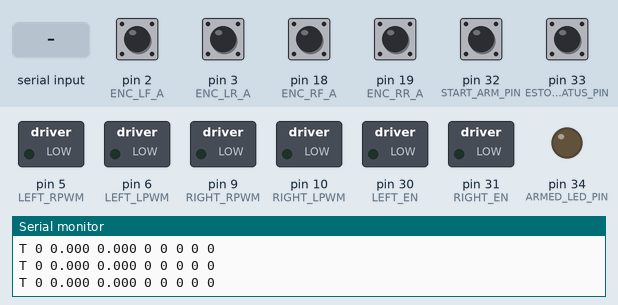
This sketch was run on a simulated Arduino Mega 2560, built with avr-gcc and run on an emulated ATmega2560. On the bench: switched loads named in the sketch (green lamp = pin HIGH), output pins drawn as LEDs (lit = HIGH), the last lines printed to the serial monitor. The inputs (shaded band) are chosen by the test bench; at power-on: pin 2 (ENC_LF_A), pin 3 (ENC_LR_A), pin 18 (ENC_RF_A), pin 19 (ENC_RR_A), pin 32 (START_ARM_PIN), pin 33 (ESTOP_STATUS_PIN) HIGH.

Above: at 1.2 s.
1.3 s: pin 32 (START_ARM_PIN) pulled LOW for 0.15 s
At 1.6 s:
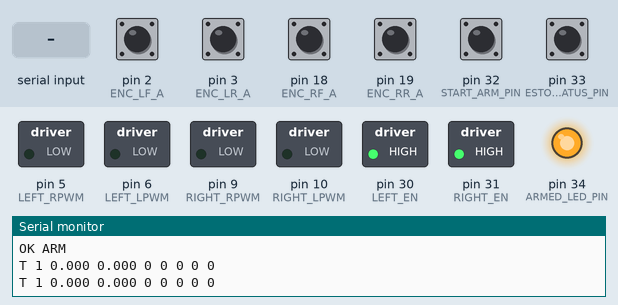
2.9 s: pin 33 (ESTOP_STATUS_PIN) pulled LOW for 0.15 s
At 3.8 s:
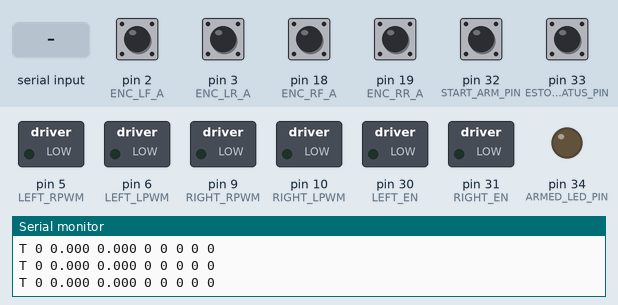
6.0 s: "ARM\n" received over Serial
At 7.2 s:
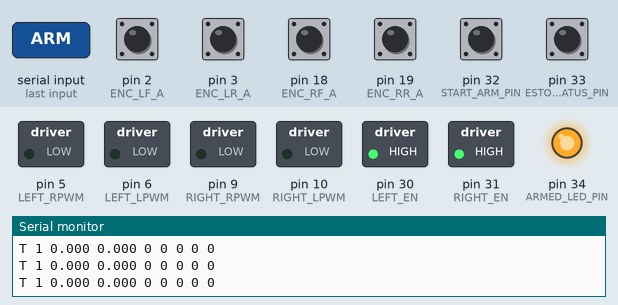
7.5 s: pin 33 (ESTOP_STATUS_PIN) pulled LOW for 1 s
At 8.5 s:
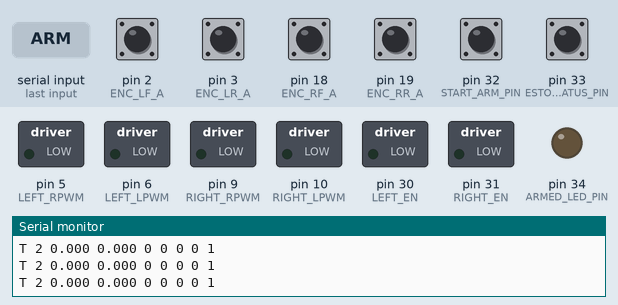
Timing chart, 0 to 10.5 s (numbered marks = the images above; inputs shaded):
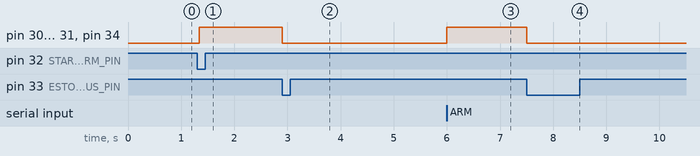

Measured:
- after the input at 1.3 s, pin 30 (LEFT_EN), pin 31 (RIGHT_EN), pin 34 (ARMED_LED_PIN): LOW → HIGH at once
- after the input at 2.9 s, pin 30 (LEFT_EN), pin 31 (RIGHT_EN), pin 34 (ARMED_LED_PIN): HIGH → LOW at once
- after the input at 6.0 s, pin 30 (LEFT_EN), pin 31 (RIGHT_EN), pin 34 (ARMED_LED_PIN): LOW → HIGH at once
- after the input at 7.5 s, pin 30 (LEFT_EN), pin 31 (RIGHT_EN), pin 34 (ARMED_LED_PIN): HIGH → LOW at once

The sketch:

motion_mega.ino
```cpp
/*
 * motion_mega.ino - Tennis robot DRIVE motion MCU (Arduino Mega 2560)
 * ---------------------------------------------------------------------------
 * 4WD skid-steer. Two BTS7960 drivers (one per side), four encoders.
 * The Mega is the real-time / safety layer; the host (PC now, Pi later) sends
 * high-level per-side duty over USB serial. Same protocol works on PC and Pi
 * (USB CDC is host-agnostic).
 *
 * SAFETY MODEL
 *   - Boots DISARMED: drivers disabled (EN low), duty 0.
 *   - ARM only if E-stop status not tripped.
 *   - Command timeout: if no command/heartbeat within CMD_TIMEOUT_MS, duty -> 0
 *     (stays armed, but motors stop). Host must stream heartbeats.
 *   - PWM ramp (slew-rate limit) toward target -> avoids current spikes that
 *     would trip the battery BMS during skid-steer turns.
 *   - E-stop status (active-low, optional aux contact) forces DISARM.
 *   - The local START/ARM button can arm the drivers, but never starts motion;
 *     a fresh host M command is still required.
 *
 * SERIAL PROTOCOL  (115200 baud, '\n'-terminated ASCII lines)
 *   Host -> Mega:
 *     ARM                 arm the drivers (if E-stop ok)
 *     DISARM              disarm + stop
 *     M <left> <right>    per-side duty, floats in [-1.0, 1.0]  (also a heartbeat)
 *     STOP                target duty 0 (stays armed)           (also a heartbeat)
 *     PING                heartbeat only; Mega replies "PONG"
 *   Mega -> Host (telemetry, every TELEM_MS):
 *     T <state> <Lduty> <Rduty> <encLF> <encLR> <encRF> <encRR> <estop>
 *       state: 0=DISARMED 1=ARMED 2=ESTOP
 *       estop: 1=tripped 0=ok
 *   Mega -> Host (acks): "OK ARM", "OK DISARM", "ERR <reason>", "PONG"
 *
 * PIN MAP — see docs/hardware/unified-keyed-perfboard-wiring-el.md.
 */

#include <Arduino.h>

// ---- BTS7960 control pins -------------------------------------------------
const uint8_t LEFT_RPWM  = 5;   // D5  PWM  (left forward)
const uint8_t LEFT_LPWM  = 6;   // D6  PWM  (left reverse)
const uint8_t LEFT_EN    = 30;  // D30      (left R_EN + L_EN tied)
const uint8_t RIGHT_RPWM = 9;   // D9  PWM  (right forward)
const uint8_t RIGHT_LPWM = 10;  // D10 PWM  (right reverse)
const uint8_t RIGHT_EN   = 31;  // D31      (right R_EN + L_EN tied)

// ---- Encoder pins (A on external-interrupt pins) --------------------------
const uint8_t ENC_LF_A = 2,  ENC_LF_B = 22;
const uint8_t ENC_LR_A = 3,  ENC_LR_B = 23;
const uint8_t ENC_RF_A = 18, ENC_RF_B = 24;
const uint8_t ENC_RR_A = 19, ENC_RR_B = 25;

// ---- Safety / user inputs (active-low, INPUT_PULLUP) ----------------------
const uint8_t START_ARM_PIN    = 32;  // optional arm button
const uint8_t ESTOP_STATUS_PIN = 33;  // optional E-stop aux contact
const uint8_t ARMED_LED_PIN    = 34;  // optional LED, through a series resistor

// ---- Tuning ---------------------------------------------------------------
const unsigned long BAUD          = 115200;
const unsigned long CMD_TIMEOUT_MS = 300;   // no heartbeat -> stop
const unsigned long CONTROL_MS     = 10;    // control loop period
const unsigned long TELEM_MS       = 100;   // telemetry period
const unsigned long BUTTON_DEBOUNCE_MS = 40;
const float  RAMP_PER_TICK = 0.02f;         // duty step per CONTROL_MS (~0.5s 0->full)
const float  DEADBAND      = 0.02f;         // below this, treat as zero

// ---- State ----------------------------------------------------------------
enum State { DISARMED = 0, ARMED = 1, ESTOPPED = 2 };
State state = DISARMED;

float targetLeft = 0.0f, targetRight = 0.0f;   // requested [-1,1]
float curLeft = 0.0f, curRight = 0.0f;         // ramped actual [-1,1]
unsigned long lastCmdMs = 0, lastControlMs = 0, lastTelemMs = 0;
bool startButtonRaw = HIGH, startButtonStable = HIGH;
unsigned long startButtonChangedMs = 0;

volatile long encLF = 0, encLR = 0, encRF = 0, encRR = 0;

char rxBuf[48];
uint8_t rxLen = 0;

// ---- Encoder ISRs (count on A edge, direction from B) ---------------------
void isrLF() { encLF += (digitalRead(ENC_LF_B) ? 1 : -1); }
void isrLR() { encLR += (digitalRead(ENC_LR_B) ? 1 : -1); }
void isrRF() { encRF += (digitalRead(ENC_RF_B) ? 1 : -1); }
void isrRR() { encRR += (digitalRead(ENC_RR_B) ? 1 : -1); }

// ---- Helpers --------------------------------------------------------------
bool estopTripped() { return digitalRead(ESTOP_STATUS_PIN) == LOW; }

void setDriverEnable(bool en) {
  digitalWrite(LEFT_EN,  en ? HIGH : LOW);
  digitalWrite(RIGHT_EN, en ? HIGH : LOW);
}

void updateArmedLed() {
  digitalWrite(ARMED_LED_PIN, state == ARMED ? HIGH : LOW);
}

void applySide(uint8_t rpwm, uint8_t lpwm, float duty) {
  if (duty > DEADBAND) {
    analogWrite(rpwm, (uint8_t)(duty * 255.0f));
    analogWrite(lpwm, 0);
  } else if (duty < -DEADBAND) {
    analogWrite(rpwm, 0);
    analogWrite(lpwm, (uint8_t)(-duty * 255.0f));
  } else {
    analogWrite(rpwm, 0);
    analogWrite(lpwm, 0);
  }
}

void stopOutputs() {
  curLeft = curRight = 0.0f;
  targetLeft = targetRight = 0.0f;
  applySide(LEFT_RPWM, LEFT_LPWM, 0.0f);
  applySide(RIGHT_RPWM, RIGHT_LPWM, 0.0f);
}

void doDisarm(const char* reason) {
  stopOutputs();
  setDriverEnable(false);
  state = (estopTripped() ? ESTOPPED : DISARMED);
  updateArmedLed();
  Serial.print(F("OK DISARM "));
  Serial.println(reason);
}

void doArm() {
  if (estopTripped()) { state = ESTOPPED; Serial.println(F("ERR estop")); return; }
  stopOutputs();
  setDriverEnable(true);
  state = ARMED;
  updateArmedLed();
  lastCmdMs = millis();   // grace period for first heartbeat
  Serial.println(F("OK ARM"));
}

void pollStartButton(unsigned long now) {
  bool raw = digitalRead(START_ARM_PIN);
  if (raw != startButtonRaw) {
    startButtonRaw = raw;
    startButtonChangedMs = now;
  }
  if (raw != startButtonStable && now - startButtonChangedMs >= BUTTON_DEBOUNCE_MS) {
    startButtonStable = raw;
    if (startButtonStable == LOW && state == DISARMED) {
      doArm();
    }
  }
}

float clampUnit(float v) { return v < -1.0f ? -1.0f : (v > 1.0f ? 1.0f : v); }

float rampToward(float cur, float tgt) {
  if (cur < tgt) { cur += RAMP_PER_TICK; if (cur > tgt) cur = tgt; }
  else if (cur > tgt) { cur -= RAMP_PER_TICK; if (cur < tgt) cur = tgt; }
  return cur;
}

// ---- Serial command parser ------------------------------------------------
void handleLine(char* line) {
  // tokenize
  if (strncmp(line, "M ", 2) == 0) {
    float l = 0, r = 0;
    if (sscanf(line + 2, "%f %f", &l, &r) == 2) {
      targetLeft  = clampUnit(l);
      targetRight = clampUnit(r);
      lastCmdMs = millis();
    } else {
      Serial.println(F("ERR parse"));
    }
  } else if (strcmp(line, "STOP") == 0) {
    targetLeft = targetRight = 0.0f;
    lastCmdMs = millis();
  } else if (strcmp(line, "ARM") == 0) {
    doArm();
  } else if (strcmp(line, "DISARM") == 0) {
    doDisarm("host");
  } else if (strcmp(line, "PING") == 0) {
    lastCmdMs = millis();
    Serial.println(F("PONG"));
  } else if (line[0] != '\0') {
    Serial.println(F("ERR cmd"));
  }
}

void pollSerial() {
  while (Serial.available()) {
    char c = (char)Serial.read();
    if (c == '\n' || c == '\r') {
      if (rxLen > 0) { rxBuf[rxLen] = '\0'; handleLine(rxBuf); rxLen = 0; }
    } else if (rxLen < sizeof(rxBuf) - 1) {
      rxBuf[rxLen++] = c;
    } else {
      rxLen = 0;  // overflow -> drop line
    }
  }
}

void sendTelemetry() {
  noInterrupts();
  long lf = encLF, lr = encLR, rf = encRF, rr = encRR;
  interrupts();
  Serial.print(F("T "));
  Serial.print((int)state);          Serial.print(' ');
  Serial.print(curLeft, 3);          Serial.print(' ');
  Serial.print(curRight, 3);         Serial.print(' ');
  Serial.print(lf); Serial.print(' ');
  Serial.print(lr); Serial.print(' ');
  Serial.print(rf); Serial.print(' ');
  Serial.print(rr); Serial.print(' ');
  Serial.println(estopTripped() ? 1 : 0);
}

void setup() {
  Serial.begin(BAUD);

  pinMode(LEFT_RPWM, OUTPUT);  pinMode(LEFT_LPWM, OUTPUT);  pinMode(LEFT_EN, OUTPUT);
  pinMode(RIGHT_RPWM, OUTPUT); pinMode(RIGHT_LPWM, OUTPUT); pinMode(RIGHT_EN, OUTPUT);

  pinMode(ENC_LF_A, INPUT_PULLUP); pinMode(ENC_LF_B, INPUT_PULLUP);
  pinMode(ENC_LR_A, INPUT_PULLUP); pinMode(ENC_LR_B, INPUT_PULLUP);
  pinMode(ENC_RF_A, INPUT_PULLUP); pinMode(ENC_RF_B, INPUT_PULLUP);
  pinMode(ENC_RR_A, INPUT_PULLUP); pinMode(ENC_RR_B, INPUT_PULLUP);

  pinMode(START_ARM_PIN, INPUT_PULLUP);
  pinMode(ESTOP_STATUS_PIN, INPUT_PULLUP);
  pinMode(ARMED_LED_PIN, OUTPUT);

  attachInterrupt(digitalPinToInterrupt(ENC_LF_A), isrLF, RISING);
  attachInterrupt(digitalPinToInterrupt(ENC_LR_A), isrLR, RISING);
  attachInterrupt(digitalPinToInterrupt(ENC_RF_A), isrRF, RISING);
  attachInterrupt(digitalPinToInterrupt(ENC_RR_A), isrRR, RISING);

  // Boot DISARMED: drivers off, outputs zero.
  setDriverEnable(false);
  stopOutputs();
  state = DISARMED;
  updateArmedLed();
  Serial.println(F("READY motion_mega DISARMED"));
}

void loop() {
  pollSerial();

  unsigned long now = millis();
  pollStartButton(now);

  // E-stop has absolute priority.
  if (estopTripped() && state != ESTOPPED) {
    doDisarm("estop");
    state = ESTOPPED;
  }
  // Recover from ESTOPPED to DISARMED once contact clears (still needs ARM).
  if (state == ESTOPPED && !estopTripped()) {
    state = DISARMED;
    updateArmedLed();
  }

  // Control loop: timeout + ramp + output.
  if (now - lastControlMs >= CONTROL_MS) {
    lastControlMs = now;

    if (state == ARMED) {
      // Command timeout -> immediate zero output (stay armed).
      if (now - lastCmdMs > CMD_TIMEOUT_MS) {
        stopOutputs();
      }
      curLeft  = rampToward(curLeft,  targetLeft);
      curRight = rampToward(curRight, targetRight);
      applySide(LEFT_RPWM,  LEFT_LPWM,  curLeft);
      applySide(RIGHT_RPWM, RIGHT_LPWM, curRight);
    } else {
      // Not armed: ensure outputs are zero and drivers disabled.
      stopOutputs();
      setDriverEnable(false);
    }
  }

  if (now - lastTelemMs >= TELEM_MS) {
    lastTelemMs = now;
    sendTelemetry();
  }
}
```
